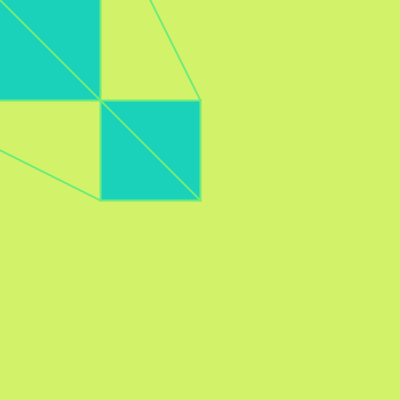
Frame 1 (no input)
Frame 60 (the mouse pressed at the canvas centre just before this capture): identical to frame 1, image omitted
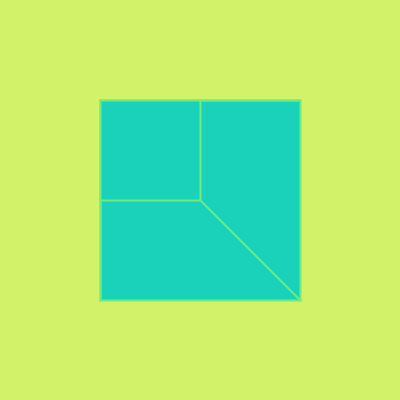
Frame 120 (the mouse held since frame 60 and released just before this capture)

The Processing sketch that drew these frames (run headless with seeded random() and noise(); from frame 60 on, the mouse is pressed at the canvas centre):

// Processing sketch: processing_112566
// ── processing_112566.pde

void setup(){
size(400,400);
 
}
 
void draw(){
background(210,242,105);
fill(#1AD2B9);
stroke(113,235,122);
strokeWeight(2);
rect(mouseX-100,mouseY-100,200,200);
fill(#1AD2B9);
rect(100,100,100,100);
line(100,100,mouseX-100,mouseY-100);
line(mouseX+100,mouseY-100,200,100);
line(mouseX-100,mouseY+100,100,200);
line(mouseX+100,mouseY+100,200,200);
 
println(mouseX + " " + mouseY);



}
